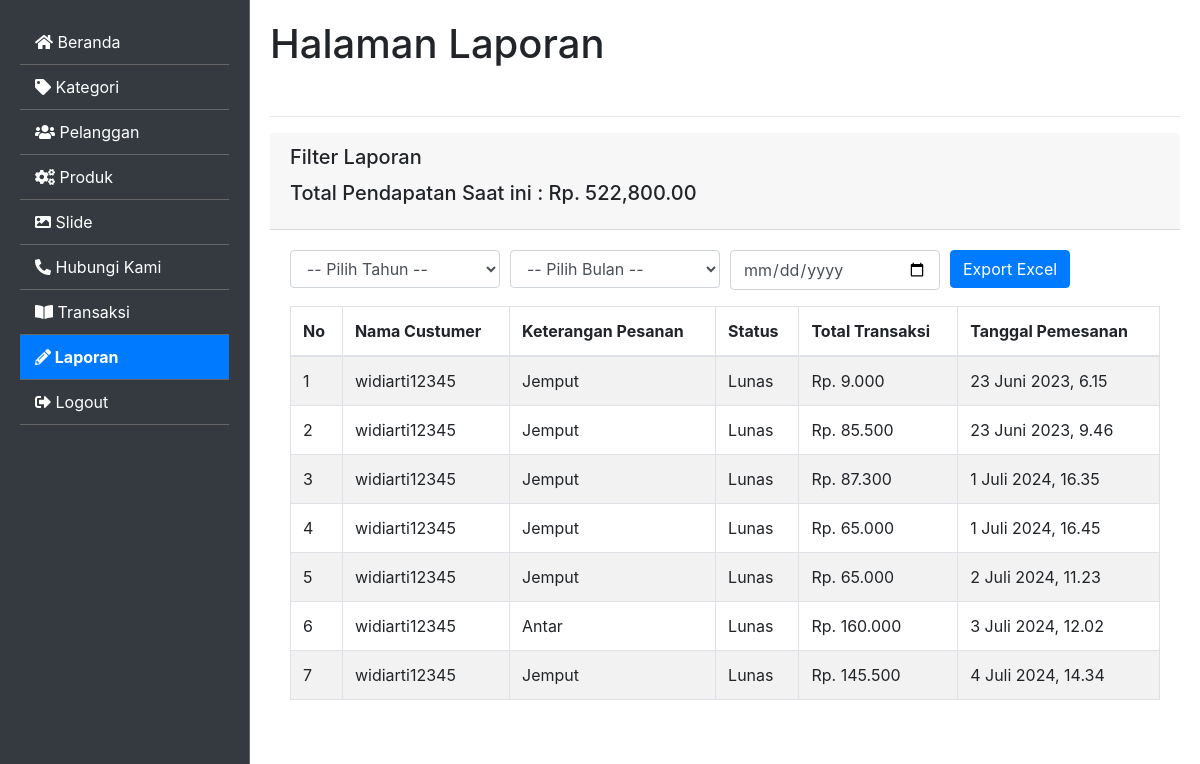
Page /administrator/laporan/ (signed in) on the earlier database version.
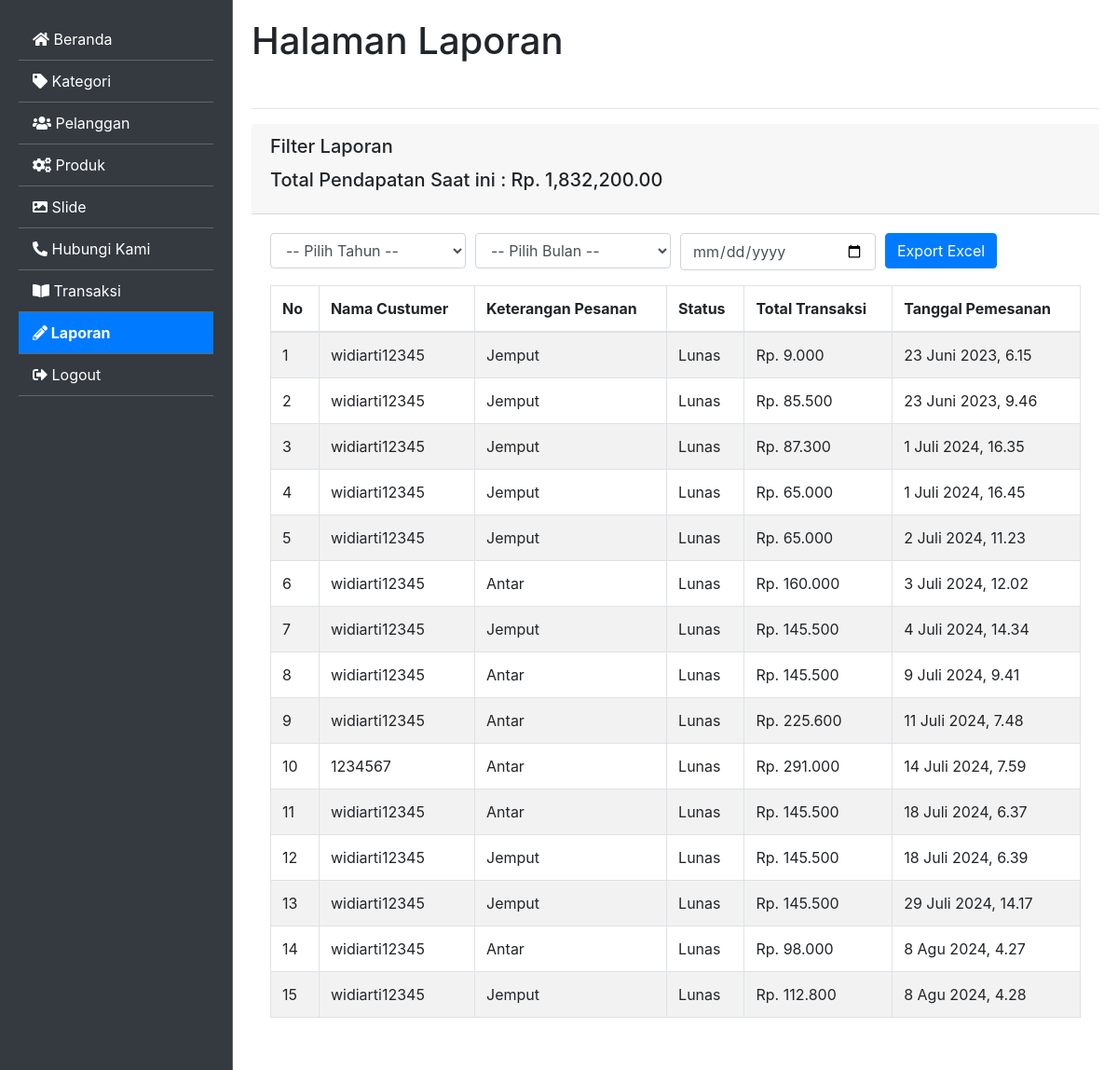
Same page on the later database version.
### cart/models.py (models this page shows, shortened)
class Transaksi(models.Model):
    Status=(
        ('Belum Lunas', 'Belum Lunas'),
        ('Lunas' , 'Lunas'),
        ('Pengiriman' , 'Pengiriman'),
        ('Selesai' , 'Selesai'),
        ('Batalkan' , 'Batalkan'),
        ('Kadaluarsa' , 'Kadaluarsa'),
        ('Pembayaran Ditolak' , 'Pembayaran Ditolak'),
    )
    KT=(
        ('Jemput', 'Jemput'),
        ('Antar' , 'Antar'),
    )
    custumer = models.ForeignKey(Custumer, null=True, blank=False, on_delete=models.SET_NULL)
    no_transaksi = models.CharField(max_length=200, blank=False, null=True)
    wa_kirim = models.CharField(max_length=200, blank=True, null=True,verbose_name="No Whatsapp")
    alamat_kirim = models.CharField(max_length=300, blank=True,null=True)
    keterangan_pesanan = models.CharField(max_length=200, blank=True, null=True, choices=KT)
    status = models.CharField(max_length=200, default="Belum Lunas", blank=True, null=True, choices=Status)
    total_transaksi = models.BigIntegerField(blank=True, null=True)
    date_created= models.DateTimeField(auto_now_add=True, null=True,blank=True)
    token_payment = models.CharField(max_length=300, blank=True, null=True)
    class Meta:
        ordering = ('-no_transaksi', )
    class Meta:
        verbose_name_plural ="Transaksi"

### website/models.py (models this page shows, shortened)
class Custumer(models.Model):
    user = models.OneToOneField(User, null=True, on_delete=models.CASCADE)
    nama = models.CharField(max_length=200, blank=False, null=True)
    wa = models.CharField(max_length=200, blank=False, null=True,verbose_name="No Whatsapp")
    alamat = models.TextField(blank=False, null=True)
    email = models.EmailField(max_length=200, blank=False, null=True)
    date_created= models.DateTimeField(auto_now_add=True, null=True)
    class Meta:
        verbose_name_plural ="Custumer"

### website/decorators.py (the view)
        def perubahan_halaman(request, *args, **kwargs):
            group = None
            if request.user.groups.exists():
                group = request.user.groups.all()[0].name
            if group in yang_diizinkan :
                return fungsi_awal(request, *args, **kwargs)
            else:
                return HttpResponse('<h2><center>Anda Tidak Dijikankan Ke Tampilan ini</center></h2>')

### cart/context_processors.py (called while the page is built)
def keranjang(request):
    return {'keranjang': Cart(request)}

### website/context_processors.py (called while the page is built)
def kategori_context_processor(request):
    return {
        'kategori': Kategori.objects.all()
    }

### website/views.py (called while the page is built)
def kategoriberanda(request):
    kategori = Kategori.objects.filter(aktif=True).order_by('-id')
    return {'kategori':kategori}

### administrator/templates/laporan.html (shortened to what this page needs)
{% extends "admin.html" %}
{% load static %}
{% load humanize %}
{% block content %}
  <div class="content">
    <h1>{{judul}}</h1>
    <br/>
    <hr/>
    <div class="card">
      <div class="card-header">
        <h5 class="card-title">Filter Laporan</h5>
        <h5 class="card-title">Total Pendapatan Saat ini : {{total}}</h5>
      </div>
      <div class="card-body">
        <form method="GET" action="{% url 'export_laporan' %}" class="mb-3">
          <div class="form-row">
            <div class="col">
              <select class="form-control" name="tahun">
                <option value="">-- Pilih Tahun --</option>
              </select>
            </div>
            <div class="col">
              <select class="form-control" name="bulan">
                <option value="">-- Pilih Bulan --</option>
              </select>
            </div>
            <div class="col">
              <input type="date" class="form-control" name="tanggal" value="{{ tanggal_filter }}" placeholder="tanggal">
            </div>
            <div class="col">
              <button type="submit" class="btn btn-primary">Export Excel</button>
            </div>
          </div>
        </form>
        <div class="table-responsive">
          <table class="table table-striped table-bordered">
            <thead>
              <tr>
                <th>No</th>
                <th>Nama Custumer</th>
                <th>Keterangan Pesanan</th>
                <th>Status</th>
                <th>Total Transaksi</th>
                <th>Tanggal Pemesanan</th>
              </tr>
            </thead>
            <tbody>
              {% for l in laporan %}
              <tr>
                <td>{{forloop.counter}}</td>
                <td>{{l.custumer.nama}}</td>
                <td>{{l.keterangan_pesanan}}</td>
                <td>{{l.status}}</td>
                <td>Rp. {{l.total_transaksi|intcomma}}</td>
                <td>{{l.date_created}}</td>
              </tr>
              {% endfor %}
            </tbody>
          </table>
        </div>
      </div>
    </div>
  </div>
{% endblock content %}

Differences in the rows shown:
added Transaksi: custumer.nama "widiarti12345", keterangan_pesanan "Antar", status "Lunas", total_transaksi "145.500", date_created "9 Juli 2024, 9.41"
added Transaksi: custumer.nama "widiarti12345", keterangan_pesanan "Antar", status "Lunas", total_transaksi "225.600", date_created "11 Juli 2024, 7.48"
added Transaksi: custumer.nama "1234567", keterangan_pesanan "Antar", status "Lunas", total_transaksi "291.000", date_created "14 Juli 2024, 7.59"
added Transaksi: custumer.nama "widiarti12345", keterangan_pesanan "Antar", status "Lunas", total_transaksi "145.500", date_created "18 Juli 2024, 6.37"
added Transaksi: custumer.nama "widiarti12345", keterangan_pesanan "Jemput", status "Lunas", total_transaksi "145.500", date_created "18 Juli 2024, 6.39"
added Transaksi: custumer.nama "widiarti12345", keterangan_pesanan "Jemput", status "Lunas", total_transaksi "145.500", date_created "29 Juli 2024, 14.17"
added Transaksi: custumer.nama "widiarti12345", keterangan_pesanan "Antar", status "Lunas", total_transaksi "98.000", date_created "8 Agu 2024, 4.27"
added Transaksi: custumer.nama "widiarti12345", keterangan_pesanan "Jemput", status "Lunas", total_transaksi "112.800", date_created "8 Agu 2024, 4.28"
Other differences:
{{ total }}: "Rp. 522,800.00" → "Rp. 1,832,200.00"
